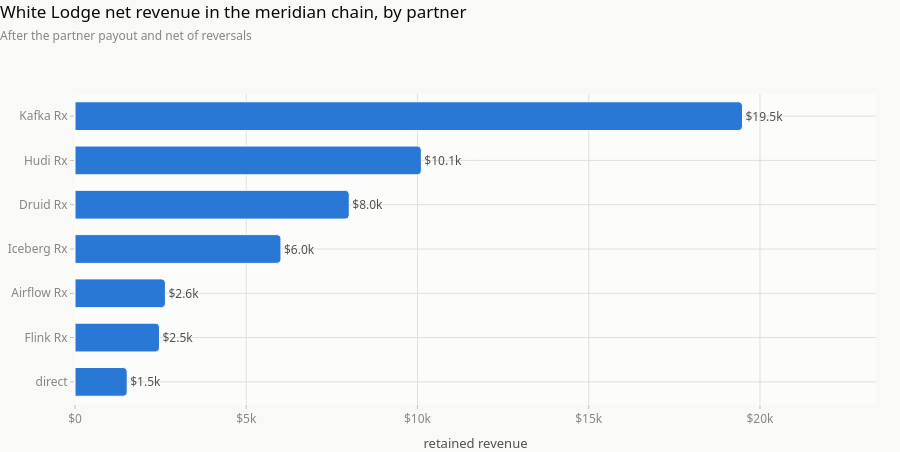

Notebook code cell kept with this figure:
### Code cell
bar(
    by_chain,
    x="wls_revenue", y="partner",
    title=f"White Lodge net revenue in the {chain} chain, by partner",
    note="After the partner payout and net of reversals",
    xtitle="retained revenue",
)

### Figure 1 — Plotly figure (JSON) as saved in the notebook; plotly's stock layout.template omitted (floating-point values rounded to 4 significant figures)
{"data": [{"customdata": ["$1.5k", "$2.5k", "$2.6k", "$6.0k", "$8.0k", "$10.1k", "$19.5k"], "hovertemplate": "<b>%{y}</b><br>retained revenue: %{customdata}<extra></extra>", "marker": {"color": "#2a78d6", "cornerradius": 4, "line": {"color": "#fcfcfb", "width": 1}}, "orientation": "h", "text": ["$1.5k", "$2.5k", "$2.6k", "$6.0k", "$8.0k", "$10.1k", "$19.5k"], "textfont": {"color": "#52514e", "size": 12}, "textposition": "outside", "type": "bar", "x": [1525.0, 2467.0, 2640.0, 6014.0, 8009.0, 10110.0, 19490.0], "y": ["direct", "Flink Rx", "Airflow Rx", "Iceberg Rx", "Druid Rx", "Hudi Rx", "Kafka Rx"]}], "layout": {"bargap": 0.35, "height": 452, "margin": {"b": 48, "l": 8, "r": 24, "t": 94}, "showlegend": false, "title": {"text": "White Lodge net revenue in the meridian chain, by partner<br><span style='font-size:12px;font-weight:400;color:#898781'>After the partner payout and net of reversals</span>", "y": 0.96, "yanchor": "top"}, "xaxis": {"range": [0, 23390.0], "separatethousands": true, "tickformat": "~s", "tickprefix": "$", "title": {"text": "retained revenue"}}, "yaxis": {"title": {}}}}
